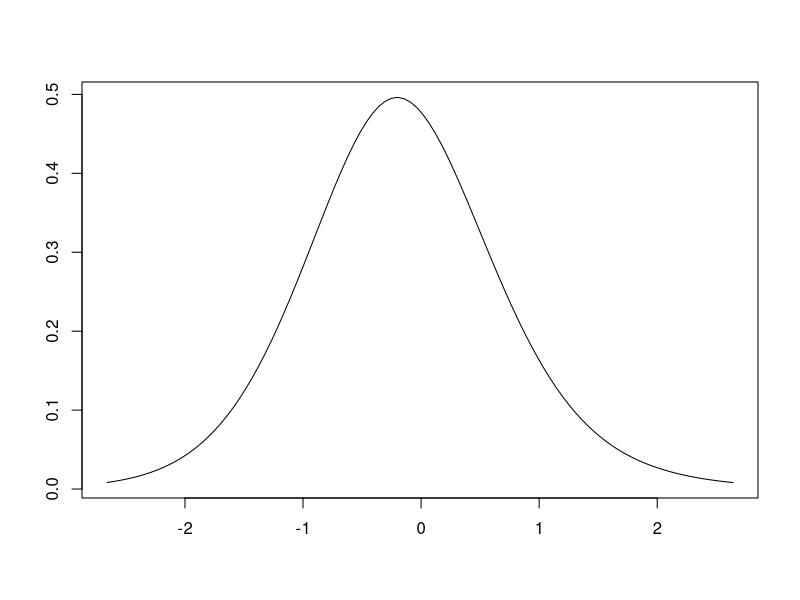

This chart was generated by the following R code:
library(polspline)


### Name: plot.oldlogspline
### Title: Logspline Density Estimation - 1992 version
### Aliases: plot.oldlogspline
### Keywords: distribution smooth

### ** Examples

y <- rnorm(100)
fit <- oldlogspline(y)       
plot(fit) 
